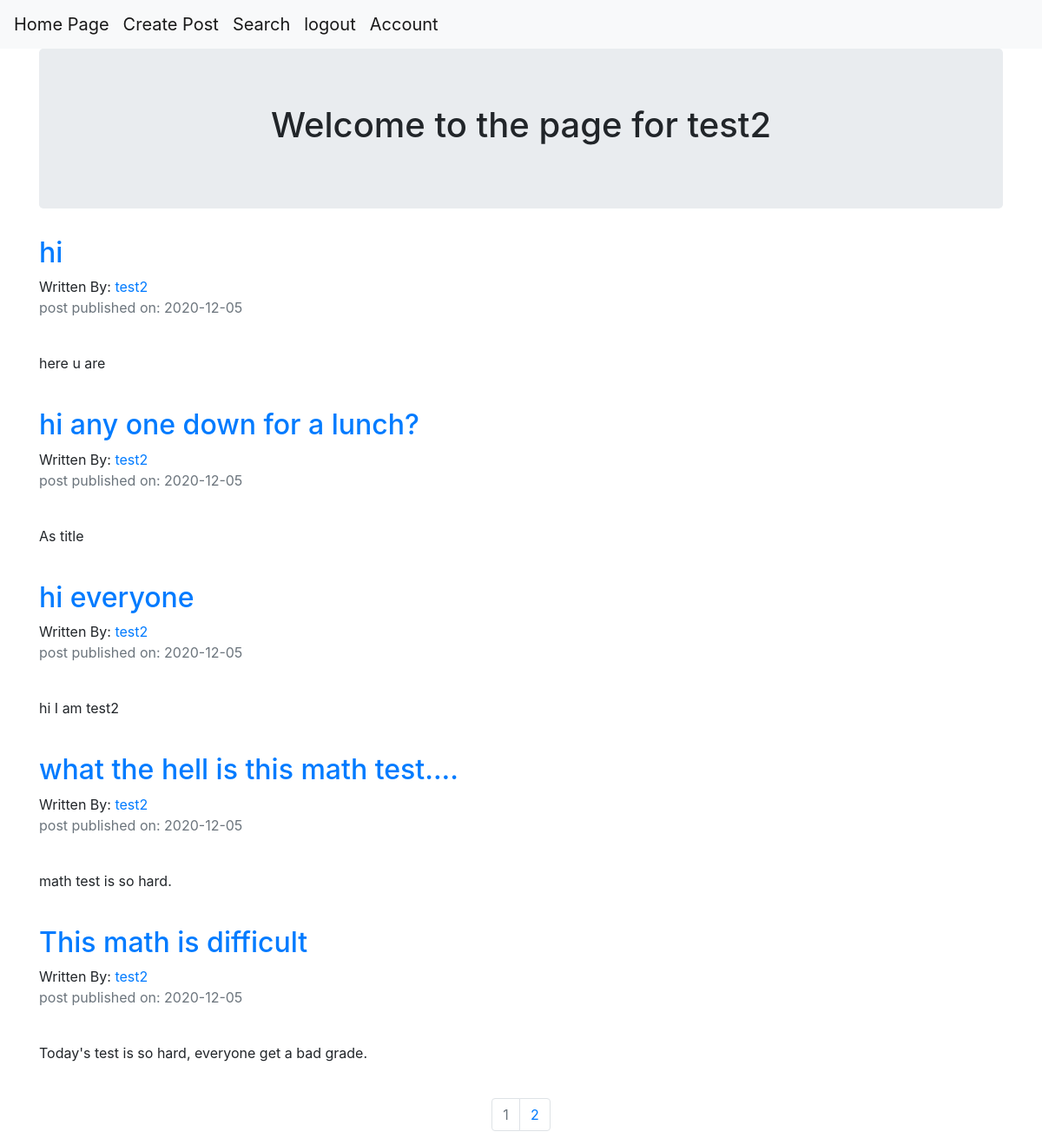
/test2 (signed in), run on the app's committed database.
### projectKanpai/models.py (models this page shows, shortened)
class User(db.Model, UserMixin):
    __tablename__ = 'users'
    id = db.Column(db.Integer, primary_key = True)
    email = db.Column(db.String(64), unique=True, index=True)
    username = db.Column(db.String(64), unique=True, index=True)
    password_hash = db.Column(db.String(128))
    posts = db.relationship('BlogPost', backref='author')

class BlogPost(db.Model):
    users = db.relationship(User)
    id = db.Column(db.Integer,primary_key=True)
    user_id = db.Column(db.Integer, db.ForeignKey('users.id'), nullable = False)
    date = db.Column(db.DateTime, nullable = False, default = datetime.utcnow)
    title = db.Column(db.String(160), nullable = False)
    text = db.Column(db.Text, nullable = False)

### projectKanpai/users/views.py (the view)
@users.route("/<username>")
def user_posts(username):
    page = request.args.get('page',1,type=int)
    user = User.query.filter_by(username=username).first_or_404()
    blog_posts = BlogPost.query.filter_by(author=user).order_by(BlogPost.date.desc()
    ).paginate(page=page,per_page=5)
    return render_template('user_blog_posts.html', blog_posts=blog_posts, user=user)

### projectKanpai/models.py (called while the page is built)
@login_manager.user_loader
def load_user(user_id):
    return User.query.get(user_id)

### projectKanpai/templates/user_blog_posts.html
{% extends "base.html" %}
{% block content %}
<div class="container">
  <div class="jumbotron">
    <div align='center'>
      <h1>Welcome to the page for {{user.username}}</h1>
    </div>
  </div>
{% for post in blog_posts.items  %}
  <h2> <a href="{{url_for('blog_posts.blog_post',blog_post_id=post.id)}}">{{post.title}}</a> </h2>
  Written By: <a href="{{url_for('users.user_posts',username=post.author.username)}}">{{post.author.username}}</a>
  <p class='text-muted'>post published on: {{post.date.strftime("%Y-%m-%d")}}</p>
   <br>
   <p>{{post.text}}</p>
   <br>
{% endfor %}
</div>
<nav aria-label='Page Navigation example'>
  <ul class="pagination justify-content-center">
    {% for page_num in blog_posts.iter_pages(left_edge=1,right_edge=1,left_current=1,right_current=2)  %}
      {% if blog_posts.page == page_num %}
      <li class='page-item disabled'>
        <a class="page-link" href="{{url_for('users.user_posts',username=user.username,page=page_num)}}">{{ page_num}}</a>
      </li>
      {% else %}
      <li class='page-item'>
        <a class="page-link" href="{{url_for('users.user_posts',username=user.username,page=page_num)}}">{{ page_num}}</a>
      </li>
      {% endif %}
    {% endfor %}
  </ul>
</nav>
{% endblock %}

### data on the page
User: username "test2"
BlogPost: title "hi", author.username "test2", date "2020-12-05", text "here u are"
BlogPost: title "hi any one down for a lunch?", author.username "test2", date "2020-12-05", text "As title"
BlogPost: title "hi everyone", author.username "test2", date "2020-12-05", text "hi I am test2"
BlogPost: title "what the hell is this math test....", author.username "test2", date "2020-12-05", text "math test is so hard."
BlogPost: title "This math is difficult", author.username "test2", date "2020-12-05", text "Today's test is so hard, everyone get a bad grade."

### other printed values
{{ page_num }} "1"
{{ page_num }} "2"
